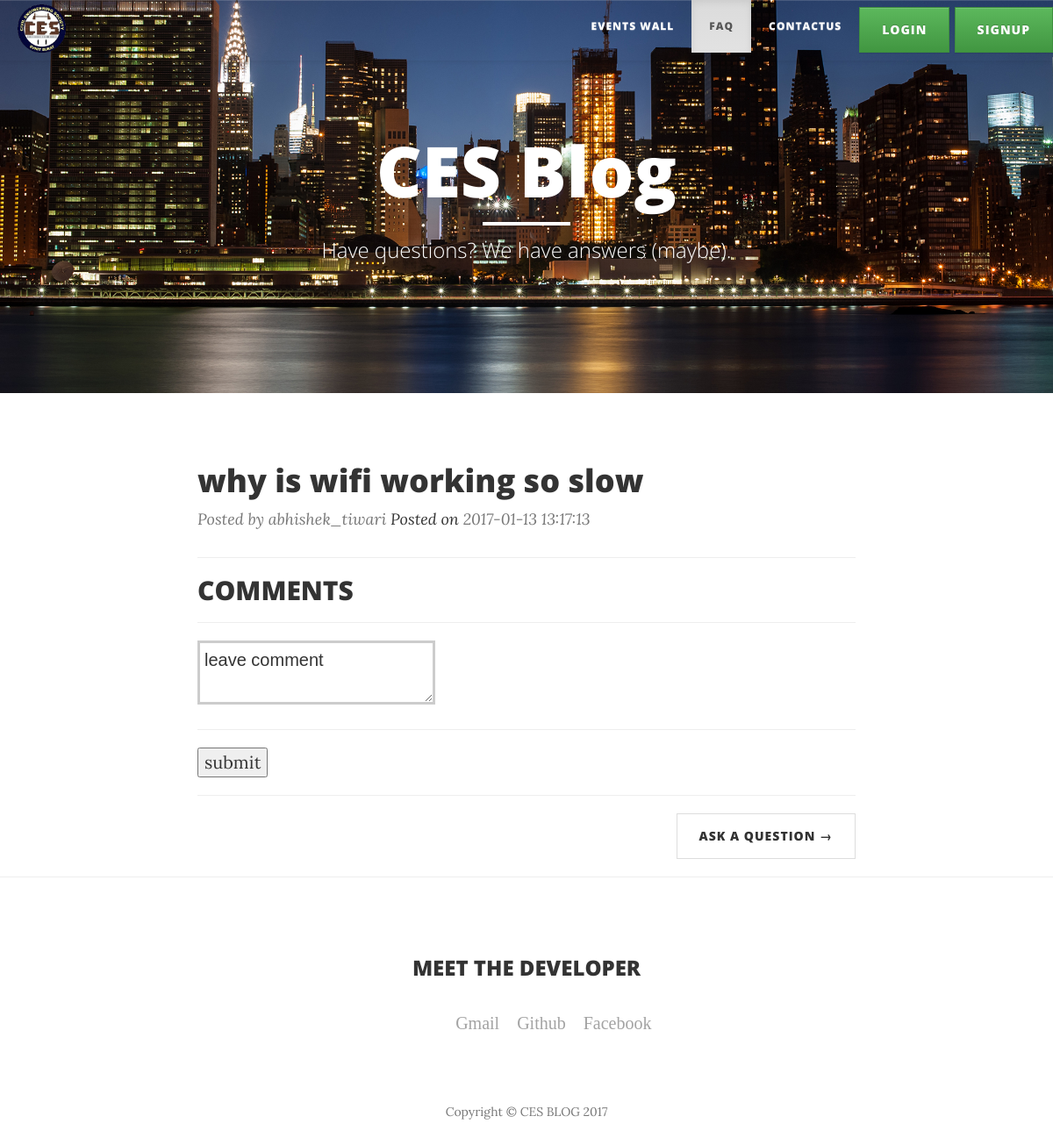
/questions/15 (signed in), run on an earlier commit of the app's database.
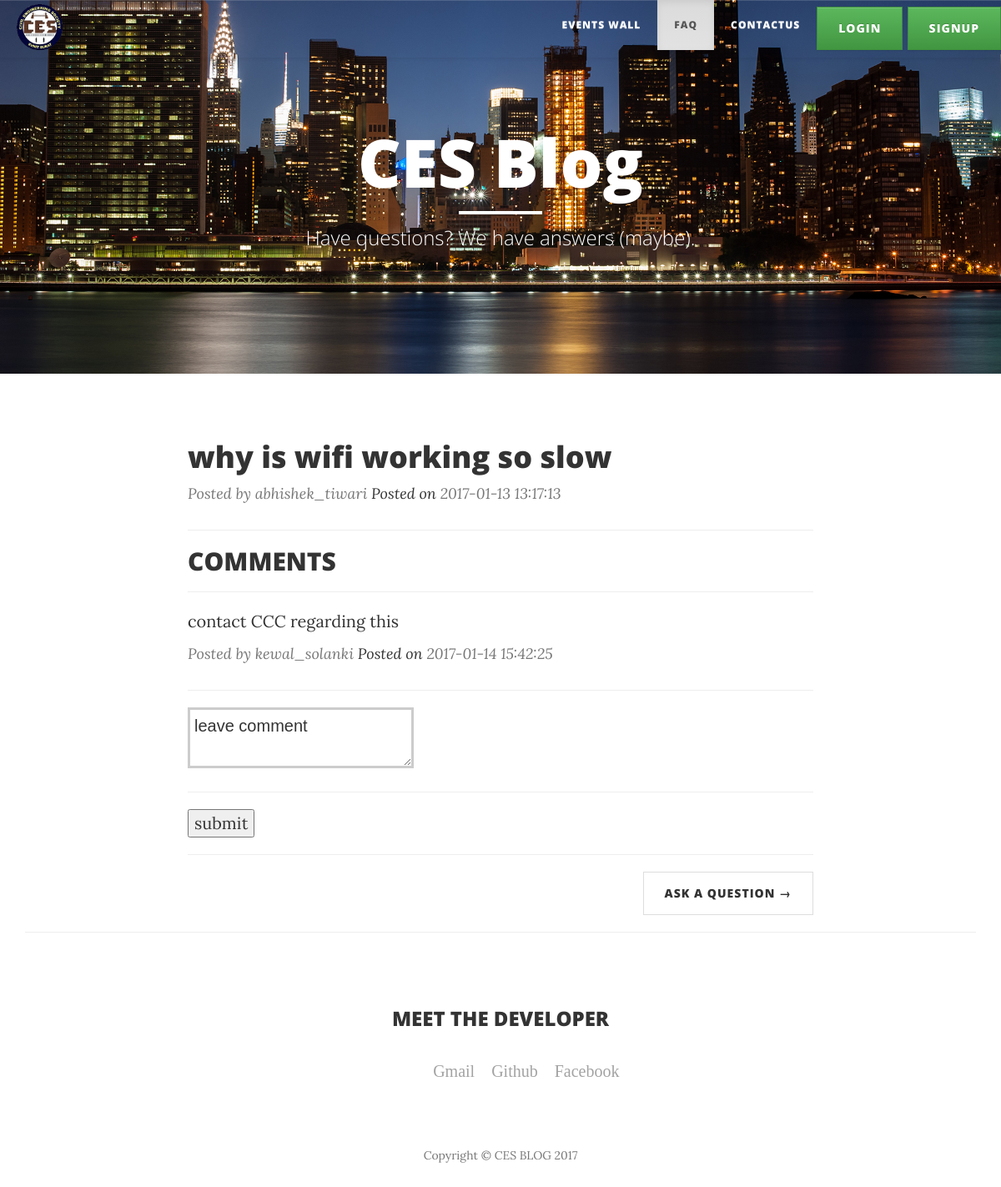
And on a later commit of the database.
### database_setup2.py (models this page shows)
class Comments_questions(Base):
    __tablename__ = "Comments_questions"
    id = Column(Integer, primary_key=True)
    Comment = Column(String)
    Commenter_Id = Column(Integer, ForeignKey('user.id'))
    time_created = Column(DateTime(timezone=True), server_default=func.now())
    Question_id = Column(Integer, ForeignKey('Questions.id'))
    Comment_rel = relationship(Users)
    ques_rel = relationship(Questions)

class Users(Base):
    __tablename__ = 'user'
    id = Column(Integer, primary_key=True)
    name = Column(String(250), nullable=False)
    password = Column(String(100), nullable=False)
    email = Column(String(100))
    time_created = Column(DateTime(timezone=True), server_default=func.now())

### project.py (the view)
@app.route('/questions/<int:questionId>', methods=['GET','POST'])
def question_comment(questionId):
	if request.method == 'POST':
		username_session = escape(session['username'])
		Commenter_id = sessions.query(Users).filter_by(name = username_session).one()
		message = request.form['message']
		new_comment = Comments_questions(Comment = message, Commenter_Id= Commenter_id.id, Question_id= questionId)
		sessions.add(new_comment)
		sessions.commit()
		users = sessions.query(Users).all()
		question = sessions.query(Questions).filter_by(id=questionId).one()
		Comment = sessions.query(Comments_questions).filter_by(Question_id=questionId).order_by(desc(Comments_questions.time_created))
		flash('Succesfully commented')
		return render_template('questionComment.html',user=username_session, question=question, comment=Comment, users=users)
	else:
		if 'username' in session:
			username_session = escape(session['username'])
			question = sessions.query(Questions).filter_by(id=questionId).one()
			users = sessions.query(Users).all()
			Comment = sessions.query(Comments_questions).filter_by(Question_id=questionId).order_by(desc(Comments_questions.time_created))
			return render_template('questionComment.html',question=question,users=users, user= username_session,comment=Comment)
		flash('You need to login to view comments')
		return redirect(url_for('login'))

### templates/questionComment.html (shortened to what the changed rows need)
<!DOCTYPE html>
<html lang="en">
<head>
   <link rel="stylesheet" href="https://maxcdn.bootstrapcdn.com/bootstrap/3.3.7/css/bootstrap.min.css">
    <link rel="stylesheet" href="https://maxcdn.bootstrapcdn.com/bootstrap/3.3.7/css/bootstrap-theme.min.css">
    <link href="{{url_for('static',filename = 'clean-blog.min.css')}}" rel="stylesheet">
    <link href="{{url_for('static',filename = 'font-awesome.min.css')}}" rel="stylesheet" type="text/css">
</head>
<body>
    <header class="intro-header" style="background-image: url({{url_for( 'static', filename='buildings-3.jpg')}})">
        <div class="container">
            <div class="row">
                <div class="col-lg-8 col-lg-offset-2 col-md-10 col-md-offset-1">
                    <div class="site-heading">
                        <h1>CES Blog</h1>
                    </div>
                </div>
            </div>
        </div>
    </header>
    <div class="container">
        <div class="row">
            <div class="col-lg-8 col-lg-offset-2 col-md-10 col-md-offset-1">
                <div class="post-preview">
                    <a href="">
                        <h2 class="post-title">
                            {{question.Text}}
                        </h2>
                    </a>
                    <h2 class="post-title">COMMENTS</h2>
                    {% for i in comment %}
                     <div class="post-preview">
                        <a href="">
                            <p class="post-subtitle">
                                {{i.Comment}}
                            </p>
                         </a>
                         {% for u in users %}
                         {% if i.Commenter_Id == u.id %}
                        <p class="post-meta">Posted by {{u.name}}
                        {% endif %}
                        {% endfor %}
                         <a href="#">Posted on</a> {{i.time_created}}</p>
                    <hr>
                    {% endfor %}
                    <form method="POST" action="{{url_for('question_comment', questionId = question.id)}}">
                        <textarea name="message" style="border: 3px solid #cccccc;padding: 5px;
                        font-family: Tahoma, sans-serif;">leave comment</textarea>
                        <hr>
                        <input type="submit" name="submit" value="submit">
                    </form>
                </div>
            </div>
        </div>
    </div>
    </div>
</body>
</html>

What changed in the data, as far as the page shows it:
added Comments_questions: Comment "contact CCC regarding this", time_created "2017-01-14 15:42:25"
added Users: name "kewal_solanki"
